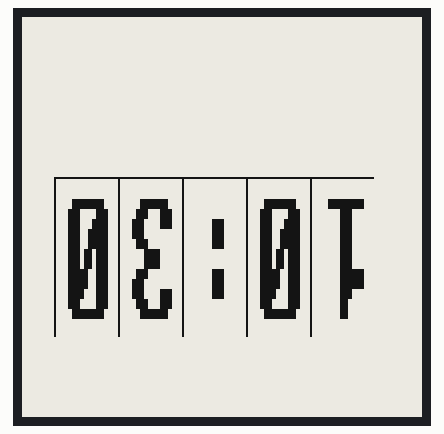
This sketch was run on a simulated Arduino Uno, built for the host (arithmetic inside an expression is 32-bit, double 64-bit). Shown: 200×200 one-colour display. The local clock reads 2024-03-15 10:24:30 at power-on unless the sketch sets it; what the sketch prints to the serial monitor is not drawn.

Above: at 2.6 s.

The sketch:

eink-parkscheibe.ino
```cpp
#include <DS3231.h>

#include <SPI.h>
#include <epd1in54.h>
#include <epdpaint.h>
typedef unsigned char   u8;

#include "font16x16-correct.h"

#define COLORED     0
#define UNCOLORED   1
#define CLEAR       0x55
#define MYROTATE    ROTATE_180

#define SIZE_X 2
#define SIZE_Y 5
#define DISPLAY_LINE 1
#define UPDATE_EVER_MINUTES 30

// unsigned char image[1024];
unsigned char image[800];
Paint paint(image, 0, 0);    // width should be the multiple of 8
Epd epd;

#define MAXSTR  10
char pbuf[MAXSTR];  // buffer to print

u8 lastmin = 100;

// Init the DS3231 using the hardware interface
DS3231  rtc(SDA, SCL);

/**
* 8x8 monochrome bitmap fonts for rendering
* Author: Daniel Hepper <daniel@hepper.net>
*
* License: Public Domain
*
* Based on:
* // Summary: font8x8.h
* // 8x8 monochrome bitmap fonts for rendering
* //
* // Author:
* // Marcel Sondaar
* // International Business Machines (public domain VGA fonts)
* //
* // License:
* // Public Domain
*
* Fetched from: http://dimensionalrift.homelinux.net/combuster/mos3/?p=viewsource&file=/modules/gfx/font8_8.asm
**/

#define SERIAL_DISPLAY

// Constant: font8x8_basic
// Contains an 8x8 font map for unicode points U+0000 - U+007F (basic latin)

typedef unsigned char   u8;


#if 0
const u8 font_map[] = {
    8, 8,
    0x3E, 0x63, 0x73, 0x7B, 0x6F, 0x67, 0x3E, 0x00, // U+0030 (0)
    0x0C, 0x0E, 0x0C, 0x0C, 0x0C, 0x0C, 0x3F, 0x00, // U+0031 (1)
    0x1E, 0x33, 0x30, 0x1C, 0x06, 0x33, 0x3F, 0x00, // U+0032 (2)
    0x1E, 0x33, 0x30, 0x1C, 0x30, 0x33, 0x1E, 0x00, // U+0033 (3)
    0x38, 0x3C, 0x36, 0x33, 0x7F, 0x30, 0x78, 0x00, // U+0034 (4)
    0x3F, 0x03, 0x1F, 0x30, 0x30, 0x33, 0x1E, 0x00, // U+0035 (5)
    0x1C, 0x06, 0x03, 0x1F, 0x33, 0x33, 0x1E, 0x00, // U+0036 (6)
    0x3F, 0x33, 0x30, 0x18, 0x0C, 0x0C, 0x0C, 0x00, // U+0037 (7)
    0x1E, 0x33, 0x33, 0x1E, 0x33, 0x33, 0x1E, 0x00, // U+0038 (8)
    0x1E, 0x33, 0x33, 0x3E, 0x30, 0x18, 0x0E, 0x00, // U+0039 (9)
    0x00, 0x0C, 0x0C, 0x00, 0x00, 0x0C, 0x0C, 0x00, // U+003A (:)
    0x00, 0x00, 0x00, 0x00, 0x00, 0x00, 0x00, 0x00 // U+0020 (space)
};
#endif

#if 0
#include<avr/pgmspace.h>
const u8 font_map[] PROGMEM = {
    16, 16,
    0x00,0x00,0x00,0x00,0xf0,0x0f,0x38,0x1c,0x38,0x1e,0x38,0x1f,0x38,0x1f,0xb8,0x1d,0xb8,0x1d,0xf8,0x1c,0xf8,0x1c,0x78,0x1c,0x38,0x1c,0xf0,0x0f,0x00,0x00,0x00,0x00,
    0x00,0x00,0x00,0x00,0x80,0x01,0x80,0x01,0xc0,0x01,0xf8,0x01,0xf8,0x01,0xc0,0x01,0xc0,0x01,0xc0,0x01,0xc0,0x01,0xc0,0x01,0xc0,0x01,0xf8,0x0f,0x00,0x00,0x00,0x00,
    0x00,0x00,0x00,0x00,0xf0,0x07,0x38,0x0e,0x38,0x1c,0x00,0x1c,0x00,0x0e,0x00,0x07,0x80,0x03,0xc0,0x01,0xe0,0x00,0x70,0x1c,0x38,0x1c,0xf8,0x1f,0x00,0x00,0x00,0x00,
    0x00,0x00,0x00,0x00,0xf0,0x07,0x38,0x0e,0x38,0x1c,0x00,0x1c,0x00,0x0e,0xc0,0x03,0xc0,0x03,0x00,0x0e,0x00,0x1c,0x38,0x1c,0x38,0x0e,0xf0,0x07,0x00,0x00,0x00,0x00,
    0x00,0x00,0x00,0x00,0x00,0x07,0x80,0x07,0xc0,0x07,0x60,0x07,0x30,0x07,0x18,0x07,0xf8,0x1f,0xf8,0x1f,0x00,0x07,0x00,0x07,0x00,0x07,0xc0,0x1f,0x00,0x00,0x00,0x00,
    0x00,0x00,0x00,0x00,0xf8,0x1f,0x38,0x00,0x38,0x00,0x38,0x00,0x38,0x00,0xf8,0x07,0xf8,0x0f,0x00,0x1e,0x00,0x1c,0x38,0x1c,0x38,0x0e,0xf0,0x07,0x00,0x00,0x00,0x00,
    0x00,0x00,0x00,0x00,0xc0,0x07,0xe0,0x00,0x70,0x00,0x38,0x00,0x38,0x00,0xf8,0x0f,0xf8,0x1f,0x38,0x1c,0x38,0x1c,0x38,0x1c,0x38,0x1c,0xf0,0x0f,0x00,0x00,0x00,0x00,
    0x00,0x00,0x00,0x00,0xf8,0x3f,0x38,0x38,0x38,0x38,0x38,0x38,0x00,0x38,0x00,0x1c,0x00,0x0e,0x00,0x07,0x80,0x03,0xc0,0x01,0xc0,0x01,0xc0,0x01,0x00,0x00,0x00,0x00,
    0x00,0x00,0x00,0x00,0xf0,0x0f,0x38,0x1c,0x38,0x1c,0x38,0x1c,0xf8,0x1c,0xe0,0x07,0xe0,0x07,0x38,0x1f,0x38,0x1c,0x38,0x1c,0x38,0x1c,0xf0,0x0f,0x00,0x00,0x00,0x00,
    0x00,0x00,0x00,0x00,0xf0,0x0f,0x38,0x1c,0x38,0x1c,0x38,0x1c,0x38,0x1c,0xf8,0x1f,0xf0,0x1f,0x00,0x1c,0x00,0x1c,0x00,0x0e,0x00,0x07,0xe0,0x03,0x00,0x00,0x00,0x00,
    0x00,0x00,0x00,0x00,0x00,0x00,0x00,0x00,0xc0,0x01,0xc0,0x01,0xc0,0x01,0x00,0x00,0x00,0x00,0xc0,0x01,0xc0,0x01,0xc0,0x01,0x00,0x00,0x00,0x00,0x00,0x00,0x00,0x00
};
#endif

#if 0
const u8 font_map[] = {
    16, 8,
    0x00,0x00,0x00,0x1E,0x33,0x37,0x37,0x33,0x3B,0x3B,0x33,0x1E,0x00,0x00,0x00,0x00,/*"0",16*/
    0x00,0x00,0x00,0x0C,0x1C,0x7C,0x0C,0x0C,0x0C,0x0C,0x0C,0x0C,0x00,0x00,0x00,0x00,/*"1",17*/
    0x00,0x00,0x00,0x3C,0x66,0x66,0x06,0x0C,0x18,0x30,0x60,0x7E,0x00,0x00,0x00,0x00,/*"2",18*/
    0x00,0x00,0x00,0x3C,0x66,0x66,0x06,0x1C,0x06,0x66,0x66,0x3C,0x00,0x00,0x00,0x00,/*"3",19*/
    0x00,0x00,0x00,0x30,0x30,0x36,0x36,0x36,0x66,0x7F,0x06,0x06,0x00,0x00,0x00,0x00,/*"4",20*/
    0x00,0x00,0x00,0x7E,0x60,0x60,0x60,0x7C,0x06,0x06,0x0C,0x78,0x00,0x00,0x00,0x00,/*"5",21*/
    0x00,0x00,0x00,0x1C,0x18,0x30,0x7C,0x66,0x66,0x66,0x66,0x3C,0x00,0x00,0x00,0x00,/*"6",22*/
    0x00,0x00,0x00,0x7E,0x06,0x0C,0x0C,0x18,0x18,0x30,0x30,0x30,0x00,0x00,0x00,0x00,/*"7",23*/
    0x00,0x00,0x00,0x3C,0x66,0x66,0x76,0x3C,0x6E,0x66,0x66,0x3C,0x00,0x00,0x00,0x00,/*"8",24*/
    0x00,0x00,0x00,0x3C,0x66,0x66,0x66,0x66,0x3E,0x0C,0x18,0x38,0x00,0x00,0x00,0x00,/*"9",25*/
    0x00,0x00,0x00,0x00,0x00,0x1C,0x1C,0x00,0x00,0x00,0x1C,0x1C,0x00,0x00,0x00,0x00/*":",26*/
};
#endif

typedef enum {
  white = '#',
  black = ' ',
  red = 'X'
} color;

void setup() {
  //Initialize serial and wait for port to open:
  // Serial.begin(9600);
  Serial.begin(57600);
  // Serial.begin(1200);
  // Serial.begin(19200);
  while (!Serial) {
    ; // wait for serial port to connect. Needed for native USB port only
  }
  if (epd.Init(lut_full_update) != 0) {
      Serial.print("e-Paper init failed");
      return;
  }
  paint.SetRotate(MYROTATE);
  // clearScreen();
  // Initialize the rtc object
  rtc.begin();
  // The following lines can be uncommented to set the date and time
#if 0
  rtc.setTime(18, 03, 00);     // Set the time to hh:mm:ss (24hr format)
  rtc.setDate(9, 04, 2019);   // Set the date to day, month, year
  rtc.setDOW();     // Set Day-of-Week to automatic
#endif

}

static void render(const u8 *fs, int ord, int column, int line)
{
  // int w = fs[1];
  // int h = fs[0];
  int w = pgm_read_byte(&fs[1]);
  int h = pgm_read_byte(&fs[0]);
  int x, y, b;
  int px,py;
  int pixel;
  color c;
  int einkc;
  const u8        *bm = &fs[2];

  paint.SetWidth(w * SIZE_X);
  paint.SetHeight(h * SIZE_Y);
  paint.Clear(COLORED);

  // Serial.println(ord);
  for(y = 0; y < h; y++){
    for(py = 0; py < SIZE_Y; py++){
      for(b = (w/8) -1; b >= 0; --b){
        for(x = b*8; x < (b*8) + 8; x++){
          pixel = w * ord * h + y * w + x;
          c = bm[(pixel / 8) + 0] & (1 << (x % 8)) ? white : black;
          einkc = pgm_read_byte(&bm[(pixel / 8) + 0]) & (1 << (x % 8)) ? COLORED : UNCOLORED;
          // einkc = bm[(pixel / 8) + 0] & (0x80 << (x % 8)) ? COLORED : UNCOLORED;
          for(px = 0; px < SIZE_X; px++){
            paint.DrawPixel(x * SIZE_X + px, y * SIZE_Y + py, einkc);
          }
        }
      }
      epd.SetFrameMemory(paint.GetImage(), column * w * SIZE_X + 20, line * SIZE_Y * h, paint.GetWidth(), paint.GetHeight());
      // Serial.println("");
    }
  }
}

static string2ascii(u8 * s)
{
  int i = 0;

  while(s[i] != '\0'){
   Serial.print(i);
   Serial.print(" : ");
   Serial.println(s[i]);
   i++;
  }
  Serial.println("#########################");
}

void clearScreen()
{
  /**
   *  there are 2 memory areas embedded in the e-paper display
   *  and once the display is refreshed, the memory area will be auto-toggled,
   *  i.e. the next action of SetFrameMemory will set the other memory area
   *  therefore you have to clear the frame memory twice.
   */

  epd.ClearFrameMemory(CLEAR);   // bit set = white, bit reset = black
  epd.DisplayFrame();
  epd.ClearFrameMemory(CLEAR);   // bit set = white, bit reset = black
  epd.DisplayFrame();

}

// Day Of Week Sunday 0 ... Saturday 6
int dow(Time *ti)

{
  if(ti->dow == SUNDAY)
    return 0;
  return ti->dow;
}

static myprint(char *s, int num)
{
  Serial.print(s);
  Serial.println(num);
}

uint8_t dst(Time *t)
{
  uint8_t dst = 0; // Normal time
  if(t->mon < 10 && t->mon > 3)  // summer time anyway
    dst = 1;
  else if(t->mon == 3 && (t->date + t->dow > 30)) // After last Sunday in March
    dst = 1;
  else if(t->mon == 10 && (t->date  - dow(t) < 24)) // Before last Sunday in Oct
    dst = 1;
  myprint("Last DST day ", t->date - dow(t));
  return dst;
}

void rotateString()
{
  int i;
  char dbuf[MAXSTR];  // buffer to display
  int length = strlen(pbuf);

  Serial.println(length);

  if(MYROTATE == ROTATE_180){
    strcpy(dbuf, pbuf);
    strcpy(pbuf, dbuf);
    for(i = 0; i < length; i++)
      pbuf[i] = dbuf[length - i - 1];
  }
}

void printstr(u8 x, u8 y)
{
  int positionInString = 0;

  rotateString();

  // x++;
  Serial.print("printscr : ");

  while (pbuf[positionInString] != '\0'){
      render(font_map, pbuf[positionInString] - ' ', x + positionInString, y);
      positionInString++;
  }
  return;
  Serial.println();
}

void print_time(Time *t)
{
  myprint("Hour : ", t->hour);
  myprint("min : ", t->min);
}

void loop() {
  int i, j;
  color c;

  Time t = rtc.getTime();
  print_time(&t);
  // Daylight saving
  t.hour = (t.hour + dst(&t)) % 24;
  // print_time(&t);
  if(lastmin != t.min / UPDATE_EVER_MINUTES){
    lastmin = (t.min / UPDATE_EVER_MINUTES);
    epd.ClearFrameMemory(CLEAR);
    if((lastmin + 1) % (60 / UPDATE_EVER_MINUTES) == 0)
      t.hour++;
    if(t.hour == 0)
      t.hour = 0;
    snprintf(pbuf, MAXSTR - 1, "%02d:%02d", t.hour, ((lastmin + 1) % (60 / UPDATE_EVER_MINUTES)) * UPDATE_EVER_MINUTES);
    printstr(0, DISPLAY_LINE);
    Serial.println(lastmin);
    epd.DisplayFrame();
  }

  // Send time  tstr = rtc.getTimeStr();
  Serial.println(rtc.getTimeStr());

  delay(2000);

}
```

Source omitted: 6x16-correct.h (data table, 16498 bytes)
